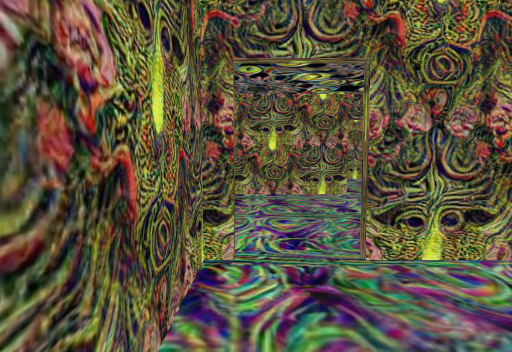
View 1 (above)

17 first-person views from a walk through a 3-D level made in the Unity game engine. The camera is 1.2 m above the floor, tilts 4° down and sees 80° across. The floor is counted in squares, 1 m on a side. Each view is taken from the middle of a square. On the plan, view 1 faces up. The plan holds only what a view shows up to about 13 squares ahead; the rest is blank. The place goes on beyond the plan. The player character is not drawn.

View 2
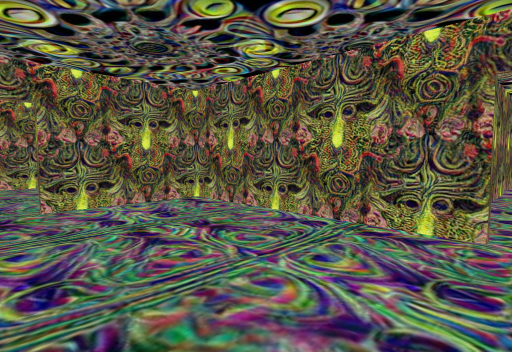

View 3
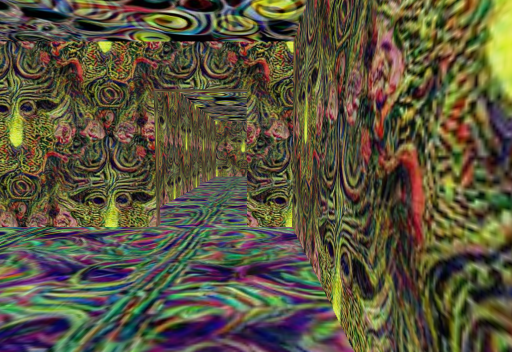

View 4
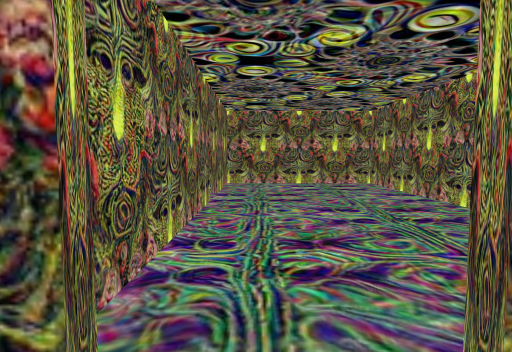

View 5
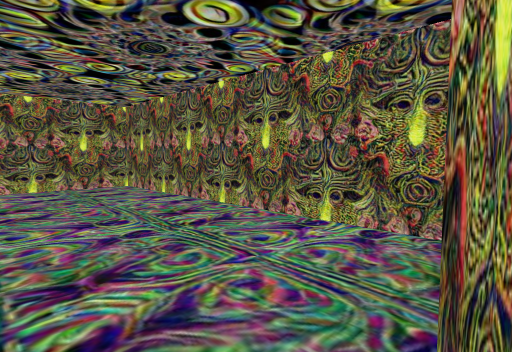

View 6
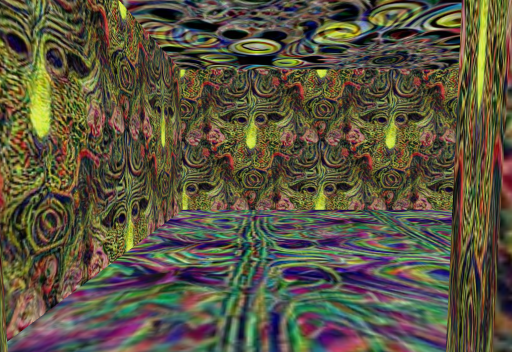

View 7
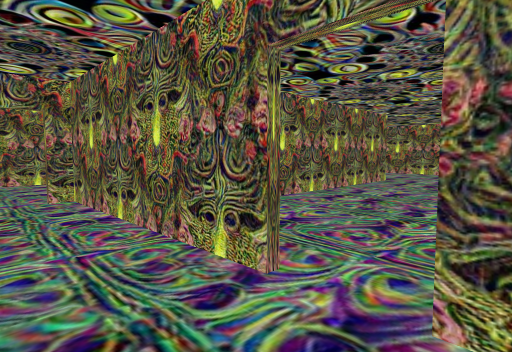

View 8
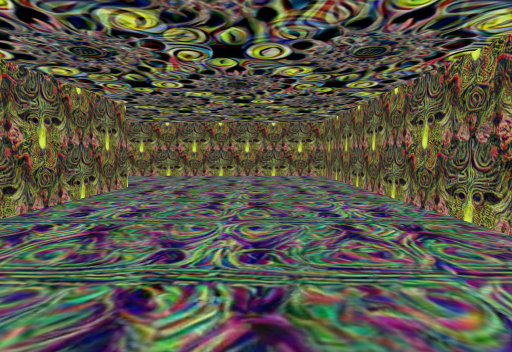

View 9
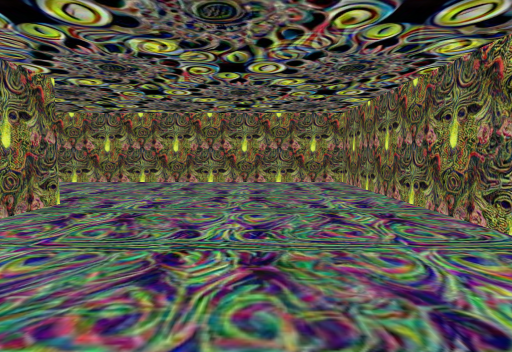

View 10
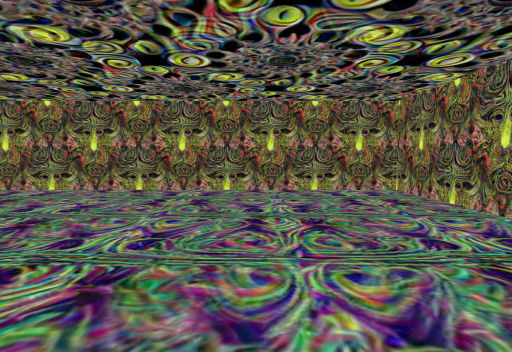

View 11
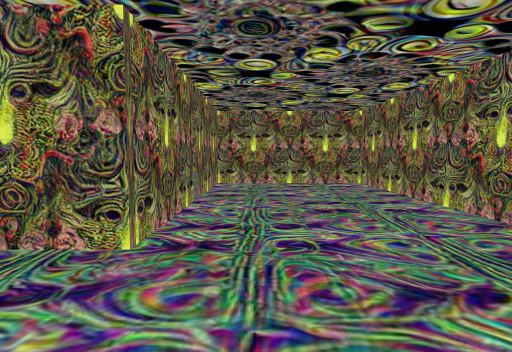

View 12
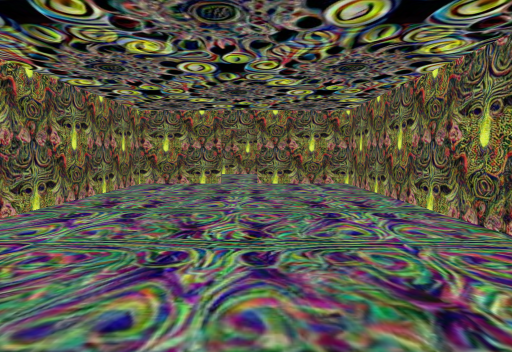

View 13
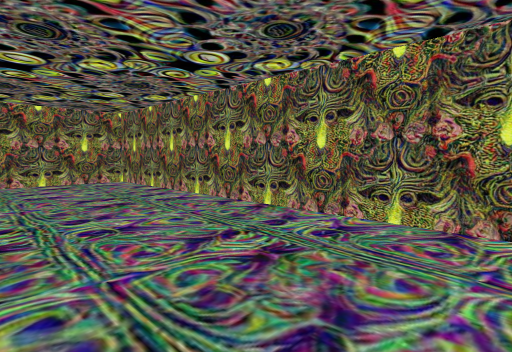

View 14
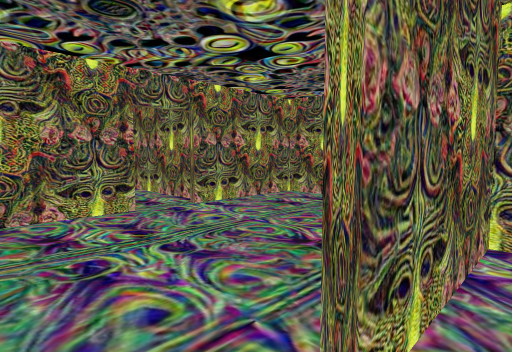

View 15
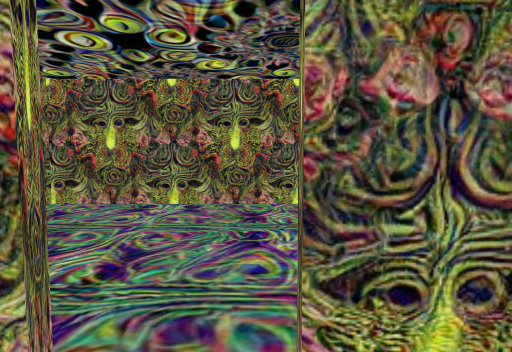

View 16
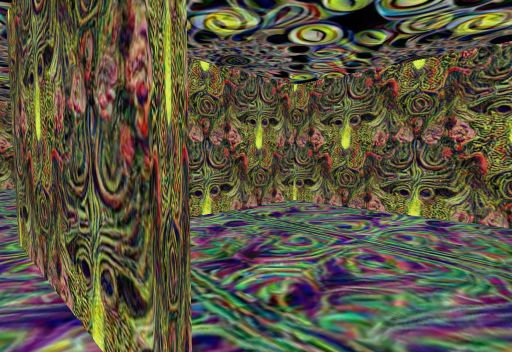

View 17
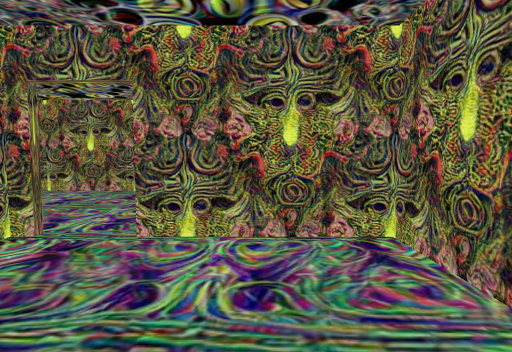

### Floor plan
Ten units are one square. View 1 is at (0, 0); x grows to the right and y downward. Boxes are objects, and circles mark ways between rooms. Rooms are numbered by the first view taken in them; rooms with no view inside come last. Other rooms are left out.
<svg viewBox="-40 -159 213 252">
<path fill="none" stroke="#000" d="M50 34 50 -34 12 -34M-1 -34 -6 -34 -6 56 50 56 50 48M120 28 52 28M61 88 168 88 168 28 134 28M41 -94 82 -94 82 26 120 26M134 26 168 26 168 -154 -8 -154 -8 -94 28 -94M29 -92 -35 -92M11 -36 80 -36 80 -69M-35 -36 -2 -36"/>
<circle cx="50" cy="40" r="3" fill="#2a7"/>
<circle cx="125" cy="30" r="3" fill="#2a7"/>
<circle cx="35" cy="-90" r="3" fill="#2a7"/>
<text x="20" y="10">1</text>
<text x="110" y="60">2</text>
<text x="100" y="-80">3</text>
<text x="20" y="-70">4</text>
</svg>
Room 1 opens to room 2. Room 2 opens to room 3. Room 3 opens to room 4.

Where each view was taken, in squares from view 1:
view 1: 0 up, 0 right, facing up
view 2: 4 down, 0 right, facing up-right
view 3: 5 down, 0 right, facing right
view 4: 4 down, 4 right, facing right
view 5: 4 down, 5 right, facing down-right
view 6: 4 down, 6 right, facing left
view 7: 5 down, 14 right, facing up-left
view 8: 2 down, 13 right, facing up
view 9: 2 up, 13 right, facing up
view 10: 5 up, 12 right, facing up
view 11: 11 up, 12 right, facing left
view 12: 10 up, 12 right, facing down
view 13: 10 up, 13 right, facing up-left
view 14: 10 up, 4 right, facing down-left
view 15: 11 up, 3 right, facing down
view 16: 10 up, 3 right, facing down-right
view 17: 1 down, 3 right, facing up
